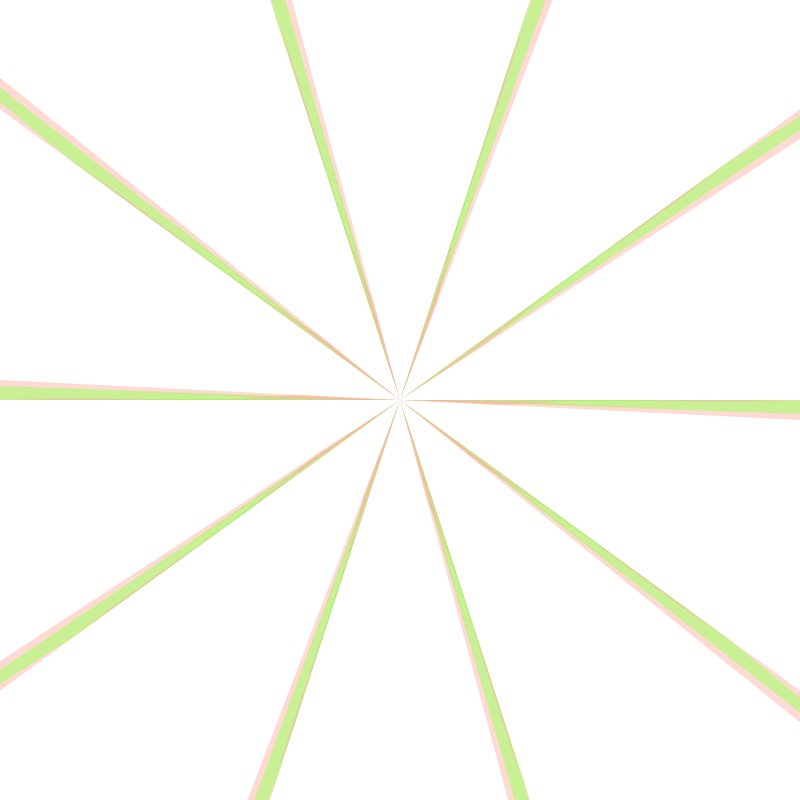
Frame 1 (no input)
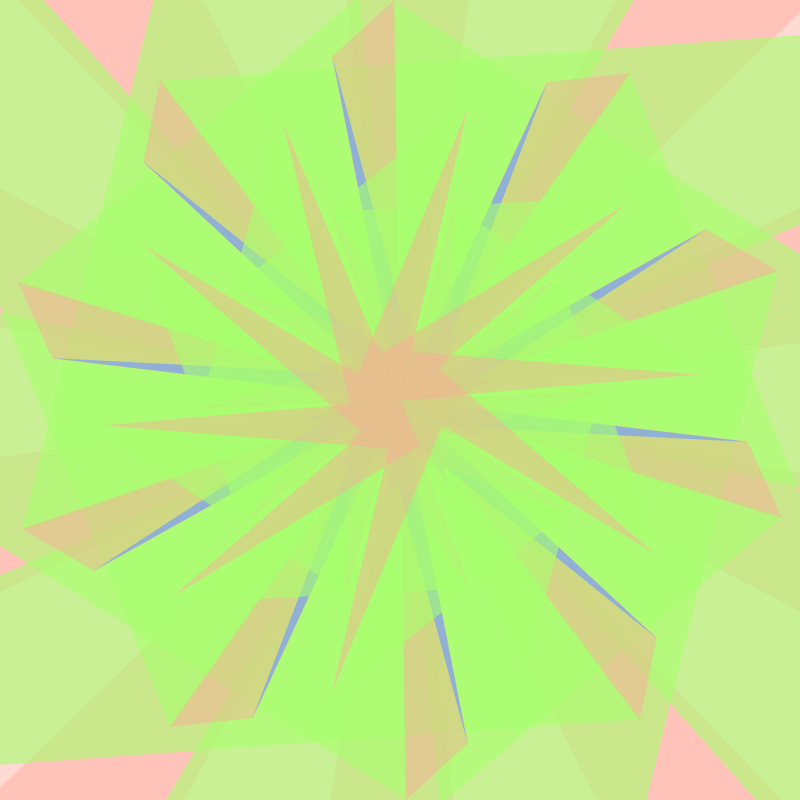
Frame 60 (the mouse pressed at the canvas centre just before this capture)
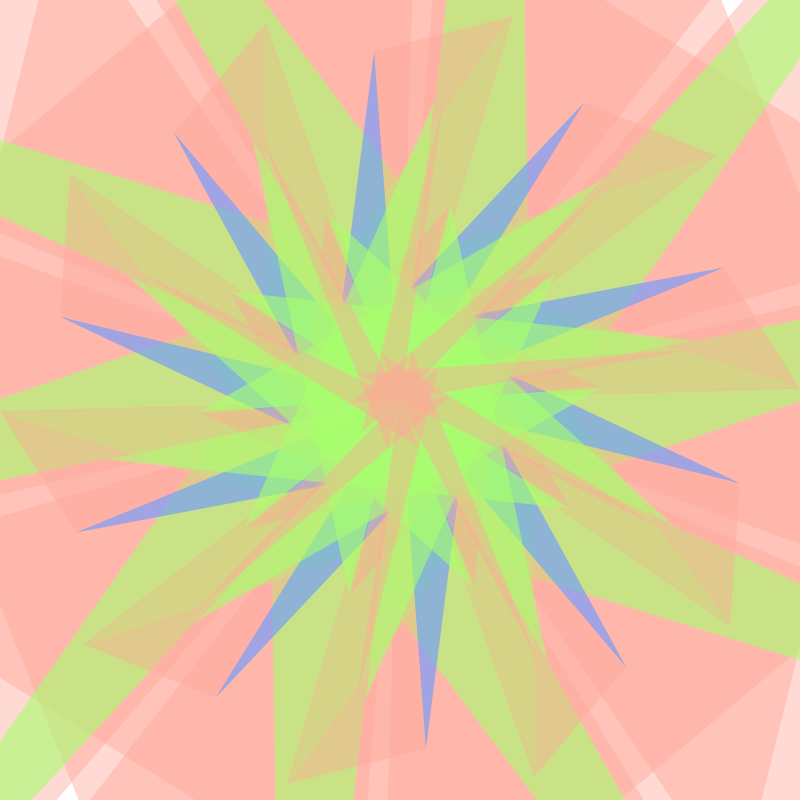
Frame 120 (the mouse held since frame 60 and released just before this capture)

The Processing sketch that drew these frames (run headless with seeded random() and noise(); from frame 60 on, the mouse is pressed at the canvas centre):

// Processing sketch: p_2015_06_10_stainedGlass
// ── p_2015_06_10_stainedGlass.pde
// SAM INGERSOLL //

ArrayList<Point> points = new ArrayList<Point>();  // List of points
int pointCount = 20;  // Number of points
int[] radius = { 600, 1000, 400, 350, 100, 200, 300, 50 };  // List of radii of circles
int[] pointsPer = { 10, 10, 10, 10, 10, 10, 10, 10 };  // List of points per circle
float[] speeds =  {0.05, 0.035, 0.005, 0.002, 0.05, 0.01, 0.03, 0.01, 0.04 }; // List of speeds for circles
// Lengths of the last 3 arrays must be the same.
int counter = 0;

void setup()  {
  size( 800, 800 );
  background( 255 );
  for ( int j = 0 ; j < radius.length ; j++ )  {  // Iterates over each circle
    for ( int i = 0 ; i < pointsPer[j] ; i++ )  {  // Iterates over each point
      points.add( new Point( radius[j], 2*PI/pointsPer[j]*i ) );  // Initializes every point somewhere on its circle
    }
  }
}

void draw()  {
  background( 255 );
  int count = 0;
  for ( int j = 0 ; j < radius.length ; j++ )  {   // Iterates over each circle
    for ( int i = 0 ; i < pointsPer[j] ; i++ )  {  // Iterates over each point
      points.get(count).spin( speeds[j] );  // Moves each point with its circles own speed
      if ( count < points.size()-11 )  {  // If we are not dealing with the last 11 points
       if ( j % 2 == 0 )  // And we are dealing with an even point we use this color
         fill( 255, 255*noise(counter+10000), 255*noise(counter), 255*noise(counter+1000000) );
       else if ( j % 3 == 0 )  // Or a point divisible by 3 we use this color
         fill( 255*noise(counter+1000000), 255*noise(counter), 255, 255*noise(counter+10000) );
       else  // Otherwise we use this color
         fill( 255*noise(counter+10000), 255, 255*noise(counter+1000000), 255*noise(counter) );
       
       //strokeWeight(0.5);
       noStroke();
       beginShape();
       vertex( points.get(count).x, points.get(count).y);
       vertex( points.get(count+10).x, points.get(count+10).y);  
       vertex(width/2, height/2 );
       endShape();
      }
    count++;
    }
  }
}
// ── Points.pde

class Point  {
  private float x, y, angle, radius;
  Point( float radius, float angle )  {
  this.radius = radius;
  this.angle = angle;
  calcX();
  calcY();
 }

 void calcX()  {  // Calculates the x value from the angle
   this.x = this.radius*cos(this.angle)+width/2;
 }
 void calcY()  {  // Calculates the y value from the angle
   this.y = this.radius*sin(this.angle)+height/2;
 }
 void setX( float x )  {
  this.x = x; 
 }
 void setY( float y )  {
  this.y = y; 
 }
 void spin( float increment )  {  // Spins the points
  this.angle += increment; 
  calcX();
  calcY();
 }
}
